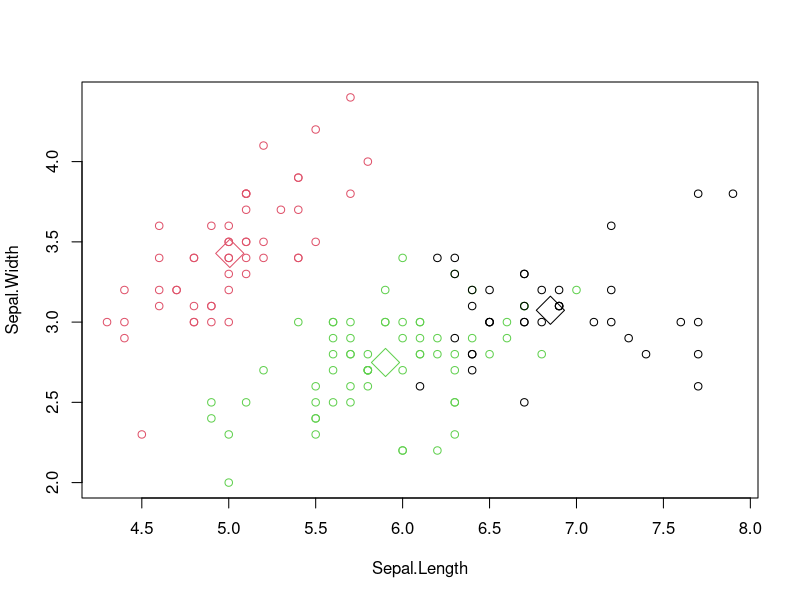

Generate this figure with R:

head(iris)


names(iris)

x = iris[,-5]
y = iris$Species

kc <- kmeans(x,3) # 3 here is the number of clusters

kc

table(y,kc$cluster)

plot(x[c("Sepal.Length", "Sepal.Width")], col=kc$cluster)
points(kc$centers[,c("Sepal.Length", "Sepal.Width")], col=1:3, pch=23, cex=3)
